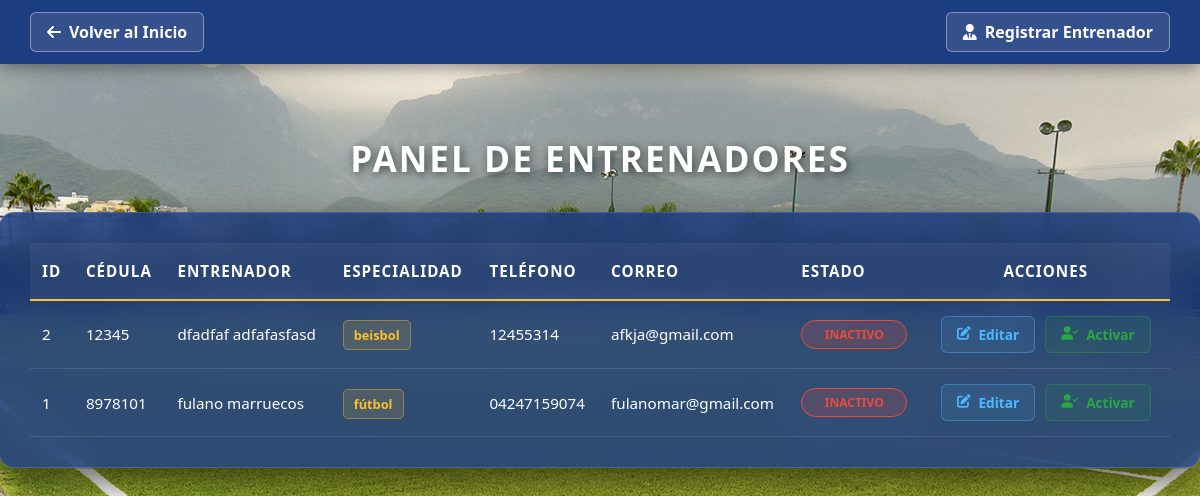
The page /vista/ver_entrenadores.php on the database as committed earlier.
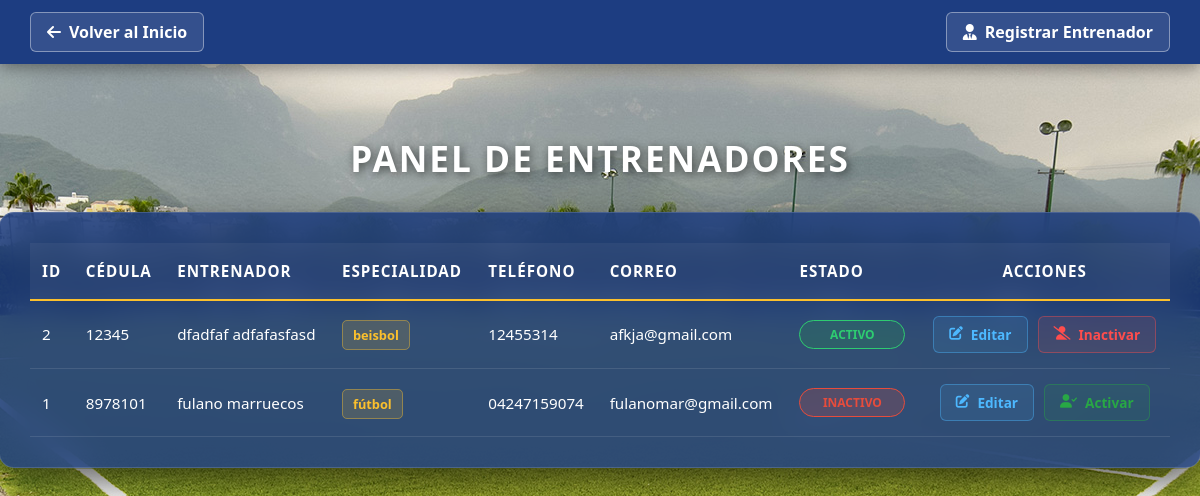
The same page on the database as committed later.
### tables this page shows
CREATE TABLE `entrenadores` (
  `id` int(11) NOT NULL,
  `cedula` varchar(20) NOT NULL,
  `nombre` varchar(100) NOT NULL,
  `apellido` varchar(100) NOT NULL,
  `disciplina_id` int(11) DEFAULT NULL,
  `telefono` varchar(20) DEFAULT NULL,
  `correo` varchar(100) DEFAULT NULL,
  `estado` enum('activo','inactivo') NOT NULL
);

CREATE TABLE `disciplinas` (
  `id` int(11) NOT NULL,
  `nombre_disciplina` varchar(50) NOT NULL
);

### controlador/controlador_entrenadores.php (called while the page is built, shortened)
<?php
require_once 'conexion.php';
$sql = "SELECT
            e.id,
            e.cedula,
            e.nombre,
            e.apellido,
            e.telefono,
            e.correo,
            e.estado,
            d.nombre_disciplina
        FROM entrenadores e
        LEFT JOIN disciplinas d ON e.disciplina_id = d.id
        ORDER BY e.id DESC";
$resultado = $conexion->query($sql);
?>

### vista/ver_entrenadores.php (the view, shortened to what this page needs)
<?php
require_once '../controlador/controlador_entrenadores.php';
?>
<!DOCTYPE html>
<html lang="es">
<head>
    <link rel="stylesheet" href="../estilo/style11.css">
    <link rel="stylesheet" href="https://cdnjs.cloudflare.com/ajax/libs/font-awesome/6.0.0/css/all.min.css">
</head>
<body>
    <header class="main-header">
        <div class="header-container">
            <a href="../vista/inicio.php" class="btn-back">
                <i class="fas fa-arrow-left"></i> Volver al Inicio
            </a>
            <a href="registrar_entrenadores.php" class="btn-back">
                <i class="fas fa-user-tie"></i> Registrar Entrenador
            </a>
        </div>
    </header>
    <main class="central-container">
        <h1 class="main-title">Panel de Entrenadores</h1>
        <div class="glass-table-container">
            <?php if (isset($resultado) && $resultado->num_rows > 0): ?>
                <table class="user-table">
                    <thead>
                        <tr>
                            <th>ID</th>
                            <th>Cédula</th>
                            <th>Entrenador</th>
                            <th>Especialidad</th>
                            <th>Teléfono</th>
                            <th>Correo</th>
                            <th>Estado</th>
                            <th style="text-align: center;">Acciones</th>
                        </tr>
                    </thead>
                    <tbody>
                        <?php while($row = $resultado->fetch_assoc()): ?>
                            <tr>
                                <td><?php echo $row['id']; ?></td>
                                <td><?php echo htmlspecialchars($row['cedula']); ?></td>
                                <td><?php echo htmlspecialchars($row['nombre'] . " " . $row['apellido']); ?></td>
                                <td>
                                    <span class="badge-disciplina">
                                        <?php echo htmlspecialchars($row['nombre_disciplina'] ?? 'Sin asignar'); ?>
                                    </span>
                                </td>
                                <td><?php echo htmlspecialchars($row['telefono']); ?></td>
                                <td><?php echo htmlspecialchars($row['correo']); ?></td>
                                <td>
                                    <?php $clase = ($row['estado'] == 'activo') ? 'estado-activo' : 'estado-inactivo'; ?>
                                    <span class="badge-estado <?php echo $clase; ?>"><?php echo ucfirst($row['estado']); ?></span>
                                </td>
                                <td class="action-cell">
                                    <a href="editar_entrenador.php?id=<?php echo $row['id']; ?>" class="btn-table edit">
                                        <i class="fas fa-edit"></i> Editar
                                    </a>
                                    <?php if ($row['estado'] == 'activo'): ?>
                                        <a href="../controlador/controlador_estado_entrenador.php?id=<?php echo $row['id']; ?>&actual=activo" class="btn-inactivar">
                                            <i class="fas fa-user-slash"></i> Inactivar
                                        </a>
                                    <?php else: ?>
                                        <a href="../controlador/controlador_estado_entrenador.php?id=<?php echo $row['id']; ?>&actual=inactivo" class="btn-activar">
                                            <i class="fas fa-user-check"></i> Activar
                                        </a>
                                    <?php endif; ?>
                                </td>
                            </tr>
                        <?php endwhile; ?>
                    </tbody>
                </table>
            <?php endif; ?>
        </div>
    </main>
</body>
</html>

Rows that differ between the two databases and show on the page:
changed entrenadores "dfadfaf adfafasfasd": estado "INACTIVO" → "ACTIVO"; estado "Activar" → "Inactivar"
